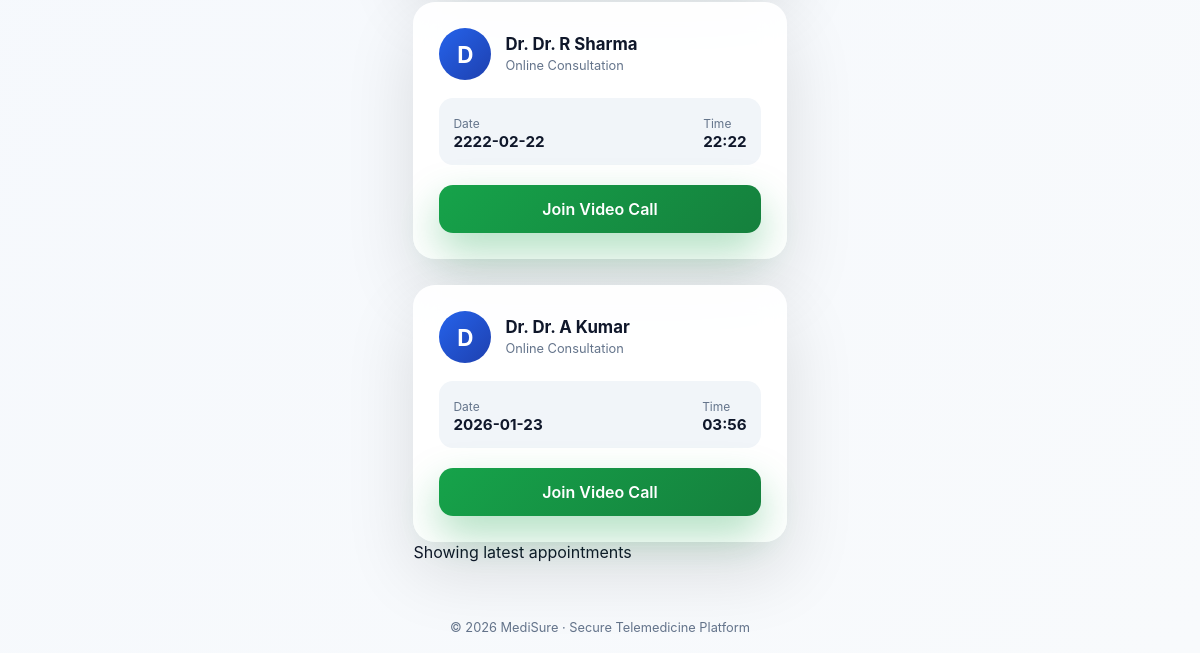
/my-appointments (signed in, lower part), run on an earlier commit of the app's database.
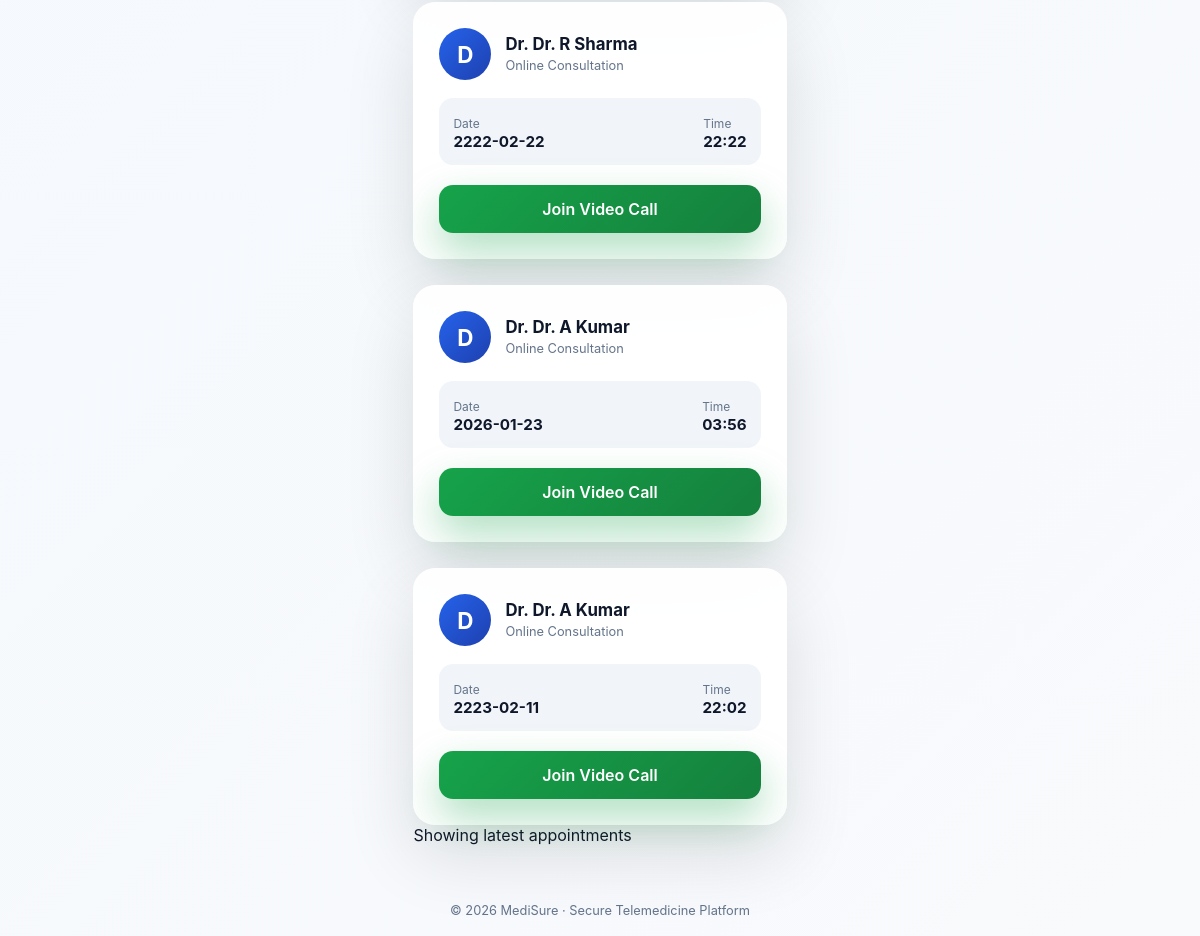
And on a later commit of the database.
### tables this page shows
CREATE TABLE appointments (
    id INTEGER PRIMARY KEY AUTOINCREMENT,
    user_id INTEGER NOT NULL,
    doctor_id INTEGER NOT NULL,
    appointment_date TEXT NOT NULL,
    appointment_time TEXT NOT NULL,
    status TEXT DEFAULT 'Booked'
, zoom_link TEXT);

CREATE TABLE doctors (
    id INTEGER PRIMARY KEY AUTOINCREMENT,
    name TEXT NOT NULL,
    specialization TEXT NOT NULL,
    email TEXT NOT NULL
);

### app.py (the view)
@app.route("/my-appointments")
def my_appointments():
    if "user_id" not in session:
        return redirect("/login")
    conn = sqlite3.connect("database.db")
    cur = conn.cursor()
    cur.execute("""
        SELECT
            d.name,
            a.appointment_date,
            a.appointment_time,
            a.zoom_link
        FROM appointments a
        JOIN doctors d ON a.doctor_id = d.id
        WHERE a.user_id = ?
    """, (session["user_id"],))
    appointments = cur.fetchall()
    conn.close()
    appointments = appointments[5:]
    return render_template(
        "my_appointments.html",
        appointments=appointments
    )

### templates/my_appointments.html (shortened to what this page needs)
<!DOCTYPE html>
<html lang="en">
<head>
    <link rel="stylesheet" href="/static/my_appointments.css">
</head>
<body>
<main class="main">
    {% if appointments %}
    <div class="appointments-grid">
        {% for appointment in appointments %}
        <div class="appointment-card">
            <div class="doctor-section">
                <div class="avatar">
                    {{ appointment[0][0] }}
                </div>
                <div>
                    <h3>Dr. {{ appointment[0] }}</h3>
                    <span class="speciality">Online Consultation</span>
                </div>
            </div>
            <div class="details">
                <div>
                    <span>Date</span>
                    <strong>{{ appointment[1] }}</strong>
                </div>
                <div>
                    <span>Time</span>
                    <strong>{{ appointment[2] }}</strong>
                </div>
            </div>
            <div class="actions">
                <a href="{{ appointment[3] }}" target="_blank" class="join-btn">
                    Join Video Call
                </a>
            </div>
        </div>
        {% endfor %}
    </div>
    {% if appointments|length > 5 %}
        <p class="note">Showing latest appointments</p>
    {% endif %}
    {% else %}
        <div class="empty-state">
            <h3>No Appointments Found</h3>
            <p>You currently have no scheduled consultations.</p>
            <a href="/consult-doctor" class="book-btn">Book Appointment</a>
        </div>
    {% endif %}
</main>
<footer class="footer">
    © 2026 MediSure · Secure Telemedicine Platform
</footer>
</body>
</html>

### static/my_appointments.css (style rules this page uses)
* { margin: 0; padding: 0; box-sizing: border-box; font-family: "Inter", "Segoe UI", sans-serif; }
body { background: linear-gradient(135deg, #eef4ff, #f8fafc); color: #0f172a; min-height: 100vh; display: flex; flex-direction: column; }
.main { flex: 1; padding: 40px 20px; max-width: 1200px; margin: auto; }
.appointments-grid { display: grid; grid-template-columns: repeat(auto-fit, minmax(300px, 1fr)); gap: 26px; }
.appointment-card { background: rgba(255,255,255,0.92); backdrop-filter: blur(12px); border-radius: 22px; padding: 26px; box-shadow: 0 30px 70px rgba(0,0,0,0.12); transition: transform 0.25s ease; }
.doctor-section { display: flex; align-items: center; margin-bottom: 18px; }
.avatar { width: 52px; height: 52px; border-radius: 50%; background: linear-gradient(135deg, #2563eb, #1e40af); color: white; font-size: 1.4rem; font-weight: 700; display: flex; align-items: center; justify-content: center; margin-right: 14px; }
.doctor-section h3 { font-size: 1.05rem; }
.speciality { font-size: 0.8rem; color: #64748b; }
.details { display: flex; justify-content: space-between; background: #f1f5f9; padding: 14px; border-radius: 14px; margin-bottom: 20px; }
.join-btn { display: block; width: 100%; text-align: center; padding: 14px; background: linear-gradient(135deg, #16a34a, #15803d); color: white; border-radius: 14px; text-decoration: none; font-weight: 600; box-shadow: 0 18px 40px rgba(22,163,74,0.35); }
.footer { text-align: center; padding: 18px; font-size: 0.8rem; color: #64748b; }

What changed in the data, as far as the page shows it:
added appointments: name "D", name "Dr. A Kumar", appointment_date "2223-02-11", appointment_time "22:02"
